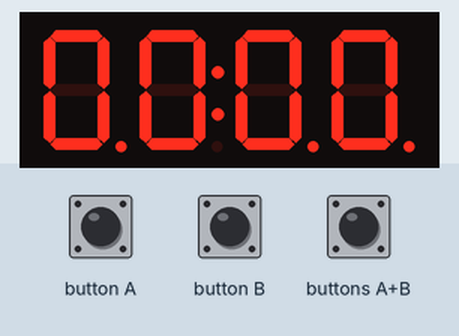
Recording of a program running on a simulated BBC micro:bit (MakeCode). Shown: 4-digit seven-segment display. The test bench sets the inputs (shaded band).

Above: at 1.2 s.
1.3 s: buttons A+B pressed for 0.15 s
4.4 s: button A pressed for 0.15 s
5.1 s: button B pressed for 0.15 s
At 5.36 s:
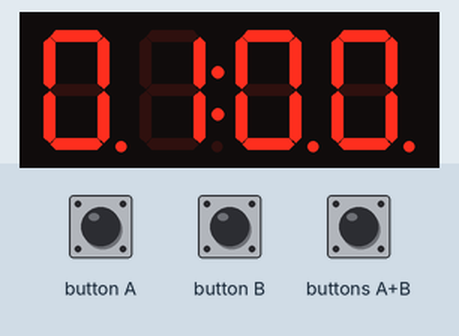
5.8 s: button A pressed for 0.15 s
6.5 s: button B pressed for 0.15 s
7.2 s: buttons A+B pressed for 1 s
At 8.7 s:
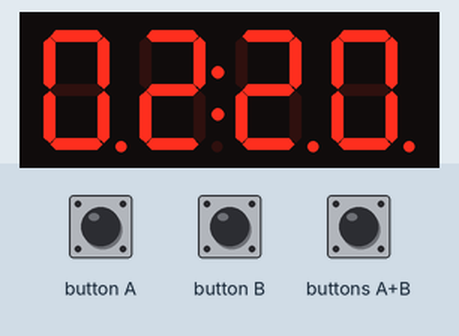
Timing chart, 0 to 10.2 s (numbered marks = the images above; inputs shaded):
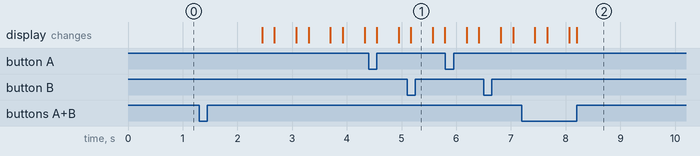

The program:

main.ts
```typescript
input.onButtonPressed(Button.A, function () {
    if (タイマー設定 == 1) {
        if (分セット < 4) {
            分セット += 1
        } else {
            分セット = 0
        }
    } else {
        if (動作 == 0) {
            動作 += 1
        } else {
            動作 = 0
            if (音 != 0) {
                music.stopMelody(MelodyStopOptions.All)
                音 = 0
            }
        }
    }
})
function TimeDisp () {
    _4digit.bit(分表示 / 10, 0)
    _4digit.bit(分表示 % 10, 1)
    _4digit.bit(秒表示 / 10, 2)
    _4digit.bit(秒表示 % 10, 3)
}
input.onButtonPressed(Button.AB, function () {
    if (タイマー設定 == 0) {
        動作 = 0
        タイマー設定 = 1
    } else {
        タイマー設定 = 0
        分 = 分セット
        秒 = 秒セット
        TimeDisp()
    }
})
input.onButtonPressed(Button.B, function () {
    if (タイマー設定 == 1) {
        if (秒セット < 50) {
            秒セット += 10
        } else {
            秒セット = 0
        }
    } else {
        if (動作 == 0) {
            分 = 分セット
            秒 = 秒セット
        }
    }
})
let 秒表示 = 0
let 分表示 = 0
let 音 = 0
let 動作 = 0
let 秒 = 0
let 分 = 0
let 秒セット = 0
let 分セット = 0
let タイマー設定 = 0
let _4digit: grove.TM1637 = null
_4digit = grove.createDisplay(DigitalPin.P0, DigitalPin.P14)
_4digit.point(true)
_4digit.set(7)
タイマー設定 = 0
分セット = 0
秒セット = 0
分 = 0
秒 = 0
let コロン = 1
動作 = 0
音 = 0
TimeDisp()
basic.forever(function () {
    if (動作 == 1) {
        if (分 == 0 && 秒 == 0) {
            if (音 == 0) {
                音 = 1
                music.startMelody(music.builtInMelody(Melodies.Entertainer), MelodyOptions.ForeverInBackground)
            }
        } else {
            if (秒 > 0) {
                秒 += -1
            } else if (分 > 0) {
                分 += -1
                秒 = 59
            }
        }
        分表示 = 分
        秒表示 = 秒
        TimeDisp()
        if (コロン == 0) {
            コロン = 1
            _4digit.point(true)
        } else {
            コロン = 0
            _4digit.point(false)
        }
        basic.pause(1000)
    } else if (タイマー設定 == 1) {
        分表示 = 分セット
        秒表示 = 秒セット
        TimeDisp()
        basic.pause(400)
        _4digit.clear()
        basic.pause(200)
    } else {
        分表示 = 分
        秒表示 = 秒
        TimeDisp()
        コロン = 1
        _4digit.point(true)
        basic.pause(1000)
    }
})
```

test.ts
```typescript
// テストはここに来ます。このパッケージが拡張機能として使用されるときにはコンパイルされません。
```
